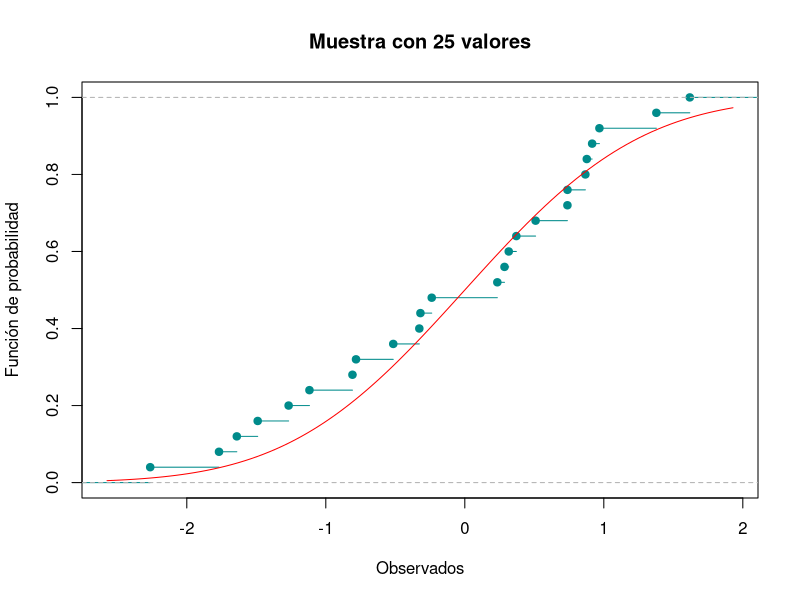
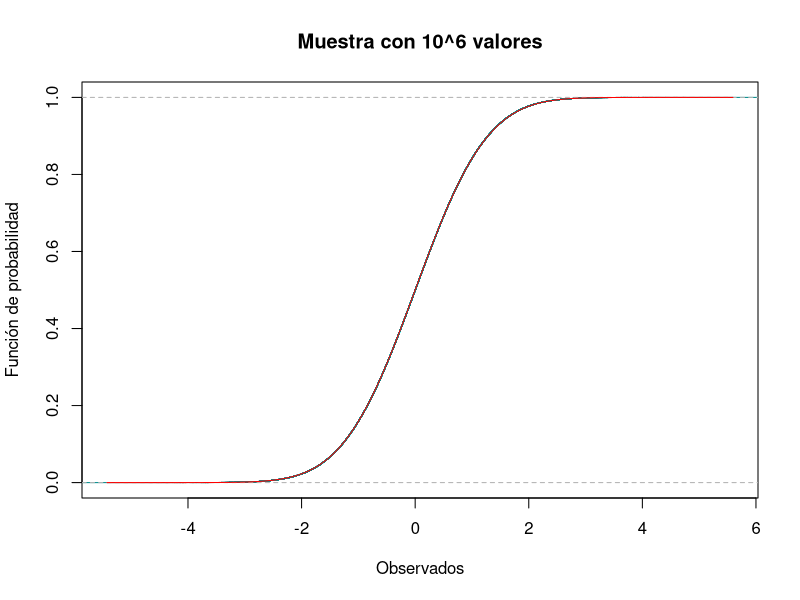

Write the R code that produced these figures, in order.
## ---- chunk 1
knitr::opts_chunk$set(echo = TRUE)
 
## ---- chunk 2
library(nortest)
## ---- chunk 3
Dirty_data=c(0.2513, 0.2566, 0.3459, 0.6379, 2.0505, 1.803, 2.1906,
             1.5299, 0.35005, 0.3128, 1.2726, 2.3674, 2.3214, 2.4373, 0.6548)
Data=sort(Dirty_data)
## ---- chunk 4
Data
## ---- chunk 5
S2<-function(x){
  mean_aux=mean(x)
  n_aux=length(x)
  s2=0
  for (i in x){
    s2=s2+(i-mean_aux)^2
  }
  s2=s2/(n_aux-1)
  return(s2)
}

## ---- chunk 6
mean_est=mean(Data)
S2_est=S2(Data)
n=length(Data)

## ---- chunk 7
mean_est
S2_est
n
## ---- chunk 8
f_emp=ecdf(Data)
f_n=f_emp(Data)
f_r=f_n-(1/n) 
## ---- chunk 9
Z=(Data-mean_est)/sqrt(S2_est)
## ---- chunk 10
Z
## ---- chunk 11
Probas=pnorm(Z)
## ---- chunk 12
Probas
## ---- chunk 13
Di_p=abs(Probas-f_n)
Di_n=abs(Probas-f_r)
## ---- chunk 14
Visual=data.frame(Dirty_data,Data,Z,Probas,Di_p,Di_n)
## ---- chunk 15
Visual
## ---- chunk 16
D_p=max(Di_p)
D_n=max(Di_n)
## ---- chunk 17
D_p
D_n
## ---- chunk 18
Dn=max(D_p,D_n)
## ---- chunk 19
Dn
## ---- chunk 20
conf=0.90
alpha=1-conf
## ---- chunk 21
Est=0.2016
Rechazamos_H0=Dn>Est

## ---- chunk 22
Rechazamos_H0
## ---- chunk 23
p_value=lillie.test(Data)[[2]]

Rechazamos_p_value=p_value<alpha
## ---- chunk 24
p_value
Rechazamos_p_value
## ---- chunk 25
ProbasB=plnorm(Data) 
## ---- chunk 26
ProbasB
## ---- chunk 27
Di_pB=abs(ProbasB-f_n)
Di_nB=abs(ProbasB-f_r)

## ---- chunk 28
D_pB=max(Di_pB)
#Calculamos D-
D_nB=max(Di_nB)
## ---- chunk 29
DnB=max(D_pB,D_nB)
## ---- chunk 30
DnB
## ---- chunk 31
alphaB=0.01
confB=1-alpha
## ---- chunk 32
EstB=0.40420

Rechazamos_H0B=DnB>EstB

## ---- chunk 33
Rechazamos_H0B
## ---- chunk 34
p_valueB=ks.test(Data,plnorm,0,1)[[2]]

Rechazamos_p_valueB=p_valueB<alphaB
## ---- chunk 35
p_valueB
Rechazamos_p_valueB
## ---- chunk 36
intervalos <- c( "Menos de 1 semana","1<= x <2" , "2<= x <3","3<= x <4","4<= x <5","5<= x <6","6<= x <7","7<= x <8","Más de 8 semanas")
oi <- c(64,195,287,241,140,51,25,4,1)

tabla <- data.frame(oi,row.names = intervalos )
tabla

## ---- chunk 37
k=sum(oi)
print(k)
## ---- chunk 38
p=0.25
n=10
## ---- chunk 39
length(oi)

## ---- chunk 40
oi=c(64,195,287,241,140,51,25,4,1)
## ---- chunk 41
Probas_ejercicio4=list()
for (i in 0:8){
  if(i==8){
    Probas_ejercicio4[i+1]=pbinom(i-1,n,p,lower.tail = FALSE)
  }else{
    Probas_ejercicio4[i+1]=dbinom(i,n,p)
  }
}
Probas_ejercicio4=unlist(Probas_ejercicio4)
print(Probas_ejercicio4)

## ---- chunk 42
sum(Probas_ejercicio4)
## ---- chunk 43
ei= Probas_ejercicio4 * k 
print(ei)
## ---- chunk 44
Tabla_ji = data.frame("ci"=0:8, "oi"=oi,"pi"= Probas_ejercicio4,"ei"=ei)
print(Tabla_ji)
## ---- chunk 45
EstJi=0 
for (i in 1:9){
  EstJi=EstJi+(((oi[i]) - (ei[i]))^2)/(ei[i])
}
print(EstJi)
## ---- chunk 46
alpha_ejercicio4=0.01
conf_ejercicio4= 1- alpha_ejercicio4
## ---- chunk 47
v= length(Probas_ejercicio4) -1
print(v)
## ---- chunk 48
valor_critico=qchisq(conf_ejercicio4,df=v,lower.tail = TRUE)
## ---- chunk 49
Rechazamos_H0_p4=EstJi>valor_critico
print(Rechazamos_H0_p4)
## ---- chunk 50
p_value_p4=chisq.test(x=oi,p=Probas_ejercicio4)[[3]]
Rechazamos_p_value_p4=alpha_ejercicio4>p_value_p4
print(Rechazamos_p_value_p4)
## ---- chunk 51
set.seed(2019)
## ---- chunk 52
x_data=rnorm(25,mean=0,sd=1)
print(x_data)
## ---- chunk 53
f_empi=ecdf(x_data)
plot(f_empi, xlab="Observados", ylab="Función de probabilidad", 
     main="Muestra con 25 valores", col="darkcyan")
curve(pnorm(x), add=TRUE, col="red")
## ---- chunk 54
set.seed(2019)
## ---- chunk 55
x_dataM = rnorm(10^6)
## ---- chunk 56
x_dataM = rnorm(10^6)
f_empiM = ecdf(x_dataM)
## ---- chunk 57
plot(f_empiM, xlab="Observados", ylab="Función de probabilidad", 
     main="Muestra con 10^6 valores", col="darkcyan")
curve(pnorm(x), add=TRUE, col="red")
## ---- chunk 58
x_data_ord=sort(x_data)
f_empi_norm=f_empi(x_data_ord)
## ---- chunk 59
f_empi_des=f_empi_norm - (1/25)
## ---- chunk 60
probras_data = pnorm(x_data_ord)

## ---- chunk 61
D_data_norm = f_empi_norm - probras_data
D_data_max = max(D_data_norm)
print(D_data_max)
## ---- chunk 62
D_data_des = probras_data - f_empi_des
D_data_des_max = max(D_data_des)
print(D_data_des_max)
## ---- chunk 63
D_max= max(D_data_max,D_data_des_max)
print(D_max)
## ---- chunk 64
tabla_25= data.frame()
print(D_max)
